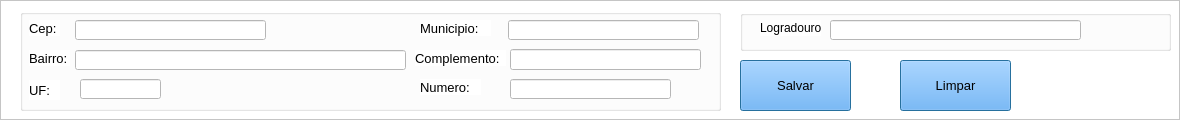
            <widget class="QFrame" name="frame_13">
             <property name="styleSheet">
              <string notr="true">background-color: rgb(255, 255, 255);</string>
             </property>
             <property name="frameShape">
              <enum>QFrame::StyledPanel</enum>
             </property>
             <property name="frameShadow">
              <enum>QFrame::Raised</enum>
             </property>
             <widget class="QPushButton" name="cadEmpresa">
              <property name="geometry">
               <rect>
                <x>740</x>
                <y>60</y>
                <width>111</width>
                <height>51</height>
               </rect>
              </property>
              <property name="font">
               <font>
                <pointsize>10</pointsize>
                <weight>50</weight>
                <bold>false</bold>
               </font>
              </property>
              <property name="cursor">
               <cursorShape>PointingHandCursor</cursorShape>
              </property>
              <property name="focusPolicy">
               <enum>Qt::WheelFocus</enum>
              </property>
              <property name="toolTip">
               <string>Salvar novo Cliente</string>
              </property>
              <property name="styleSheet">
               <string notr="true">background-color: rgb(85, 170, 255);</string>
              </property>
              <property name="text">
               <string>Salvar</string>
              </property>
              <property name="icon">
               <iconset>
                <normaloff>../Imagens/Savar.png</normaloff>../Imagens/Savar.png</iconset>
              </property>
              <property name="iconSize">
               <size>
                <width>93</width>
                <height>26</height>
               </size>
              </property>
              <property name="autoDefault">
               <bool>false</bool>
              </property>
              <property name="default">
               <bool>true</bool>
              </property>
              <property name="flat">
               <bool>false</bool>
              </property>
             </widget>
             <widget class="QPushButton" name="salvarCliente_4">
              <property name="geometry">
               <rect>
                <x>900</x>
                <y>60</y>
                <width>111</width>
                <height>51</height>
               </rect>
              </property>
              <property name="font">
               <font>
                <pointsize>10</pointsize>
                <weight>50</weight>
                <bold>false</bold>
               </font>
              </property>
              <property name="cursor">
               <cursorShape>PointingHandCursor</cursorShape>
              </property>
              <property name="focusPolicy">
               <enum>Qt::NoFocus</enum>
              </property>
              <property name="toolTip">
               <string>Limpar Formulario</string>
              </property>
              <property name="styleSheet">
               <string notr="true">background-color: rgb(85, 170, 255);</string>
              </property>
              <property name="text">
               <string>Limpar</string>
              </property>
              <property name="icon">
               <iconset>
                <normaloff>../Imagens/Atualizar.png</normaloff>../Imagens/Atualizar.png</iconset>
              </property>
              <property name="iconSize">
               <size>
                <width>93</width>
                <height>30</height>
               </size>
              </property>
              <property name="autoDefault">
               <bool>true</bool>
              </property>
              <property name="default">
               <bool>true</bool>
              </property>
              <property name="flat">
               <bool>false</bool>
              </property>
             </widget>
             <widget class="QGroupBox" name="groupBox_25">
              <property name="geometry">
               <rect>
                <x>20</x>
                <y>9</y>
                <width>701</width>
                <height>102</height>
               </rect>
              </property>
              <property name="title">
               <string/>
              </property>
              <widget class="QLabel" name="label_81">
               <property name="geometry">
                <rect>
                 <x>9</x>
                 <y>41</y>
                 <width>41</width>
                 <height>16</height>
                </rect>
               </property>
               <property name="font">
                <font>
                 <family>Arial</family>
                 <pointsize>10</pointsize>
                </font>
               </property>
               <property name="text">
                <string>Bairro:</string>
               </property>
              </widget>
              <widget class="QLineEdit" name="cepEmpresa">
               <property name="geometry">
                <rect>
                 <x>55</x>
                 <y>11</y>
                 <width>191</width>
                 <height>20</height>
                </rect>
               </property>
               <property name="font">
                <font>
                 <family>Arial</family>
                 <pointsize>10</pointsize>
                </font>
               </property>
               <property name="styleSheet">
                <string notr="true">background-color: rgb(255, 255, 255);</string>
               </property>
               <property name="text">
                <string/>
               </property>
              </widget>
              <widget class="QLineEdit" name="bairroEmpresa">
               <property name="geometry">
                <rect>
                 <x>55</x>
                 <y>41</y>
                 <width>331</width>
                 <height>20</height>
                </rect>
               </property>
               <property name="font">
                <font>
                 <family>Arial</family>
                 <pointsize>10</pointsize>
                </font>
               </property>
               <property name="styleSheet">
                <string notr="true">background-color: rgb(255, 255, 255);</string>
               </property>
               <property name="text">
                <string/>
               </property>
              </widget>
              <widget class="QLabel" name="label_83">
               <property name="geometry">
                <rect>
                 <x>395</x>
                 <y>41</y>
                 <width>91</width>
                 <height>16</height>
                </rect>
               </property>
               <property name="font">
                <font>
                 <family>Arial</family>
                 <pointsize>10</pointsize>
                </font>
               </property>
               <property name="text">
                <string>Complemento:</string>
               </property>
              </widget>
              <widget class="QLabel" name="label_82">
               <property name="geometry">
                <rect>
                 <x>400</x>
                 <y>11</y>
                 <width>71</width>
                 <height>16</height>
                </rect>
               </property>
               <property name="font">
                <font>
                 <family>Arial</family>
                 <pointsize>10</pointsize>
                </font>
               </property>
               <property name="text">
                <string>Municipio:</string>
               </property>
              </widget>
              <widget class="QLineEdit" name="municipioEmpresa">
               <property name="enabled">
                <bool>true</bool>
               </property>
               <property name="geometry">
                <rect>
                 <x>488</x>
                 <y>11</y>
                 <width>191</width>
                 <height>20</height>
                </rect>
               </property>
               <property name="font">
                <font>
                 <family>Arial</family>
                 <pointsize>10</pointsize>
                </font>
               </property>
               <property name="styleSheet">
                <string notr="true">background-color: rgb(255, 255, 255);</string>
               </property>
              </widget>
              <widget class="QLabel" name="label_84">
               <property name="geometry">
                <rect>
                 <x>9</x>
                 <y>71</y>
                 <width>31</width>
                 <height>20</height>
                </rect>
               </property>
               <property name="font">
                <font>
                 <family>Arial</family>
                 <pointsize>10</pointsize>
                </font>
               </property>
               <property name="text">
                <string>UF:</string>
               </property>
              </widget>
              <widget class="QLabel" name="label_75">
               <property name="geometry">
                <rect>
                 <x>9</x>
                 <y>11</y>
                 <width>31</width>
                 <height>16</height>
                </rect>
               </property>
               <property name="font">
                <font>
                 <family>Arial</family>
                 <pointsize>10</pointsize>
                </font>
               </property>
               <property name="text">
                <string>Cep:</string>
               </property>
              </widget>
              <widget class="QLineEdit" name="complementoEmpresa">
               <property name="enabled">
                <bool>true</bool>
               </property>
               <property name="geometry">
                <rect>
                 <x>490</x>
                 <y>40</y>
                 <width>191</width>
                 <height>21</height>
                </rect>
               </property>
               <property name="font">
                <font>
                 <family>Arial</family>
                 <pointsize>10</pointsize>
                </font>
               </property>
               <property name="styleSheet">
                <string notr="true">background-color: rgb(255, 255, 255);</string>
               </property>
              </widget>
              <widget class="QLineEdit" name="numeroEnderecoEmpresa">
               <property name="geometry">
                <rect>
                 <x>490</x>
                 <y>70</y>
                 <width>161</width>
                 <height>20</height>
                </rect>
               </property>
               <property name="font">
                <font>
                 <family>Arial</family>
                 <pointsize>10</pointsize>
                </font>
               </property>
               <property name="styleSheet">
                <string notr="true">background-color: rgb(255, 255, 255);</string>
               </property>
               <property name="text">
                <string/>
               </property>
              </widget>
              <widget class="QLabel" name="label_95">
               <property name="geometry">
                <rect>
                 <x>400</x>
                 <y>70</y>
                 <width>61</width>
                 <height>16</height>
                </rect>
               </property>
               <property name="font">
                <font>
                 <family>Arial</family>
                 <pointsize>10</pointsize>
                </font>
               </property>
               <property name="text">
                <string>Numero:</string>
               </property>
              </widget>
              <widget class="QLineEdit" name="ufEmpresa">
               <property name="geometry">
                <rect>
                 <x>60</x>
                 <y>70</y>
                 <width>81</width>
                 <height>20</height>
                </rect>
               </property>
               <property name="font">
                <font>
                 <family>Arial</family>
                 <pointsize>10</pointsize>
                </font>
               </property>
               <property name="styleSheet">
                <string notr="true">background-color: rgb(255, 255, 255);</string>
               </property>
               <property name="text">
                <string/>
               </property>
              </widget>
             </widget>
             <widget class="QGroupBox" name="groupBox_27">
              <property name="geometry">
               <rect>
                <x>740</x>
                <y>10</y>
                <width>431</width>
                <height>41</height>
               </rect>
              </property>
              <property name="title">
               <string/>
              </property>
              <widget class="QLabel" name="label_12">
               <property name="geometry">
                <rect>
                 <x>20</x>
                 <y>10</y>
                 <width>61</width>
                 <height>16</height>
                </rect>
               </property>
               <property name="text">
                <string>Logradouro:</string>
               </property>
              </widget>
              <widget class="QLineEdit" name="logradouroEmpresa">
               <property name="geometry">
                <rect>
                 <x>90</x>
                 <y>10</y>
                 <width>251</width>
                 <height>20</height>
                </rect>
               </property>
               <property name="font">
                <font>
                 <family>Arial</family>
                 <pointsize>10</pointsize>
                </font>
               </property>
               <property name="styleSheet">
                <string notr="true">background-color: rgb(255, 255, 255);</string>
               </property>
               <property name="text">
                <string/>
               </property>
              </widget>
             </widget>
            </widget>
